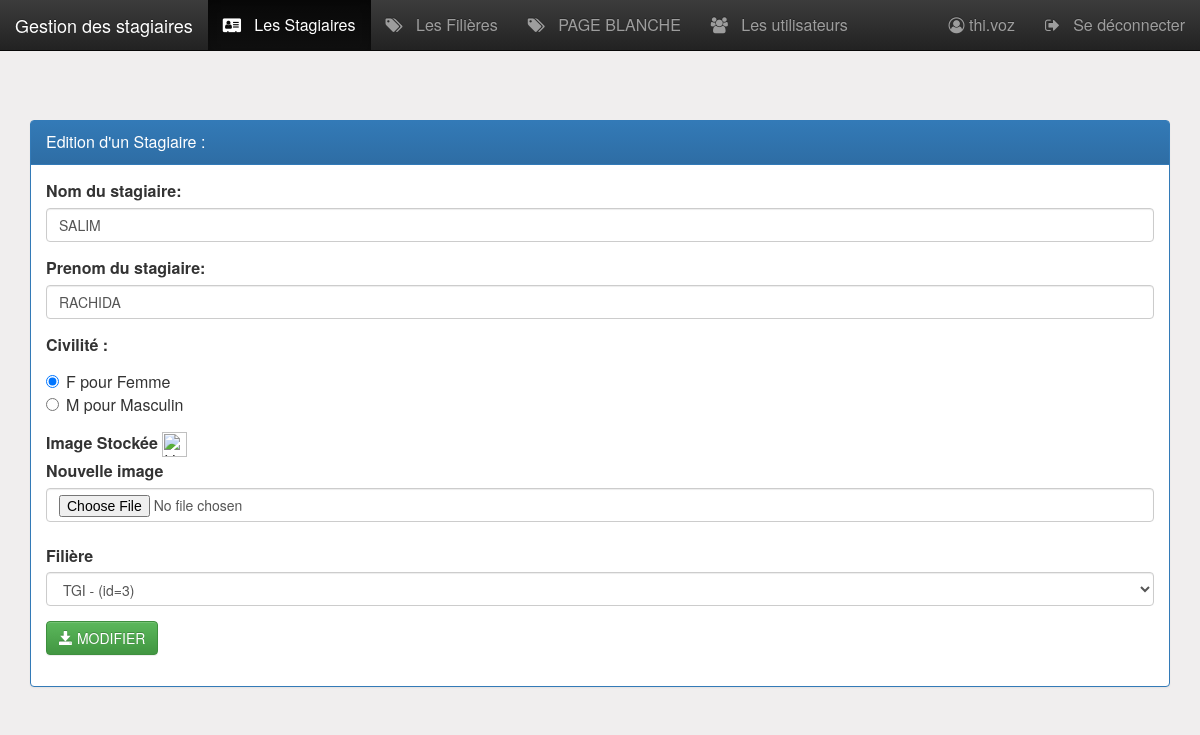
Screenshot of /pages/stagiaireEditer.php?idStagiaire=3 (signed in) with the database file from the repository.
### tables this page shows
CREATE TABLE IF NOT EXISTS `stagiaire` (
  `idStagiaire` int(4) NOT NULL AUTO_INCREMENT,
  `idFiliere` int(4) NOT NULL,
  `nom` varchar(50) NOT NULL,
  `prenom` varchar(50) NOT NULL,
  `civilite` varchar(1) DEFAULT NULL,
  `photoNom` varchar(100) DEFAULT NULL,
  `photoChemin` varchar(250) DEFAULT NULL,
  `date_naissance` date DEFAULT NULL,
  `lieu_naissance` varchar(80) DEFAULT NULL,
  `adresse` varchar(255) DEFAULT NULL,
  `adresse_complement` varchar(255) DEFAULT NULL,
  `cin` varchar(10) DEFAULT NULL,
  `tel` varchar(20) DEFAULT NULL,
  `inscription_numero` varchar(50) DEFAULT NULL,
  `inscription_date` date DEFAULT NULL,
  PRIMARY KEY (`idStagiaire`),
  KEY `idFiliere` (`idFiliere`)
);

CREATE TABLE IF NOT EXISTS `filiere` (
  `idFiliere` int(4) NOT NULL AUTO_INCREMENT,
  `nomFiliere` varchar(50) DEFAULT NULL,
  `niveau` varchar(50) DEFAULT NULL,
  PRIMARY KEY (`idFiliere`)
);

### pages/stagiaireEditer.php (the view, shortened to what this page needs)
<?php
require_once('connexiondb.php');
if (isset($_GET['idStagiaire'])) {
    $idStagiaire = htmlspecialchars($_GET['idStagiaire']);
    $sql="
    SELECT *
    FROM stagiaire
    WHERE idStagiaire=?
    ";
    $req = $pdo->prepare($sql);
    $req->execute([$idStagiaire]);
    $stagiaire = $req->fetch(PDO::FETCH_ASSOC);
    $civilite = $stagiaire['civilite'];
?>
<HTML>
    <head>
        <?php include '../include/head.php' ?>
    </head>
    <body>
        <?php include("menu.php"); ?>
        <div class="container py-2 margetop60">
             <div class="panel panel-primary margetop60">
                <div class="panel-heading">Edition d'un Stagiaire :</div>
                <div class="panel-body">
                    <form action="stagiaireEditer" method="post" class="form" enctype="multipart/form-data">
                        <div class="form-group">
                            <label for="nom">Nom du stagiaire:</label>
                            <input name="nom"  placeholder="Nom du stagiaire"
                                   value="<?= $stagiaire['nom'] ?>"
                                   type="text" class="form-control" />
                        </div>
                        <div class="form-group">
                            <label for="prenom">Prenom du stagiaire:</label>
                            <input name="prenom"  placeholder="Prenom du stagiaire"
                                   value="<?= $stagiaire['prenom'] ?>"
                                   type="text" class="form-control" />
                        </div>
                        <div class="form-group">
                        <label for="civilite">Civilité :</label>
                        <div class="radio">
                            <label><input type="radio" name="civilite" value="F"
                                          <?= $civilite=="F"?"checked":"" ?> checked/>F pour Femme</label>
                            <br/>
                            <label><input type="radio" name="civilite" value="M"
                                          <?= $civilite=="M"?"checked":"" ?>/>M pour Masculin</label>
                            <br/>
                        </div>
                        </div>
                        <label class="form-label">Image Stockée</label>
                        <img width="25" class="img img-fluid" src="<?= $stagiaire['photoChemin'] ?>" alt="<?= $stagiaire['photoNom'] ?>" />
                        <br>
                        <label for="imagestagiaire" class="form-label">Nouvelle image</label>
                        <input type="file" class="form-control" name="imagestagiaire" value="<?= $stagiaire['photoNom'] ?>" />
                        <br>
                        <div class="form-group">
                        <label for="idFiliere" class="form-label">Filière</label>
                        <select name="idFiliere" id="idFiliere" class="form-control">
                            <?php
                            $filieres = $pdo->query('SELECT * FROM filiere')->fetchAll(PDO::FETCH_ASSOC);
                            if(!empty($filieres) && is_array($filieres)){
                                foreach ($filieres as $key => $value) {
                                    ?>
                                    <option value="<?= $value['idFiliere'] ?>"
                                            <?= $value['idFiliere'] == $stagiaire['idFiliere']?"selected":"" ?> >
                                        <?= $value['nomFiliere'] ." - (id=". $value['idFiliere'] .")" ?>
                                    </option>
                                    <?php
                                }
                            }
                            ?>
                        </select>
                        </div>
				        <button type="submit" class="btn btn-success" name="modifierunstagiaire">
                            <span class="glyphicon glyphicon-save"></span>
                            MODIFIER
                        </button>
					</form>
                </div>
            </div>
        </div>
    </body>
</HTML>
<?php
    }

### include/css/monstyle.css (style rules this page uses)
.margetop60 { margin-top: 60px; }
body { background-color: rgb(240, 238, 238); font-size: 16px; }

### rows the page displays
stagiaire: nom "SALIM", prenom "RACHIDA", civilite "☑ F pour Femme", civilite "☐ M pour Masculin", idFiliere "TGI - (id=3)"

### other values shown
$_SESSION['user']['login'] "thi.voz"
